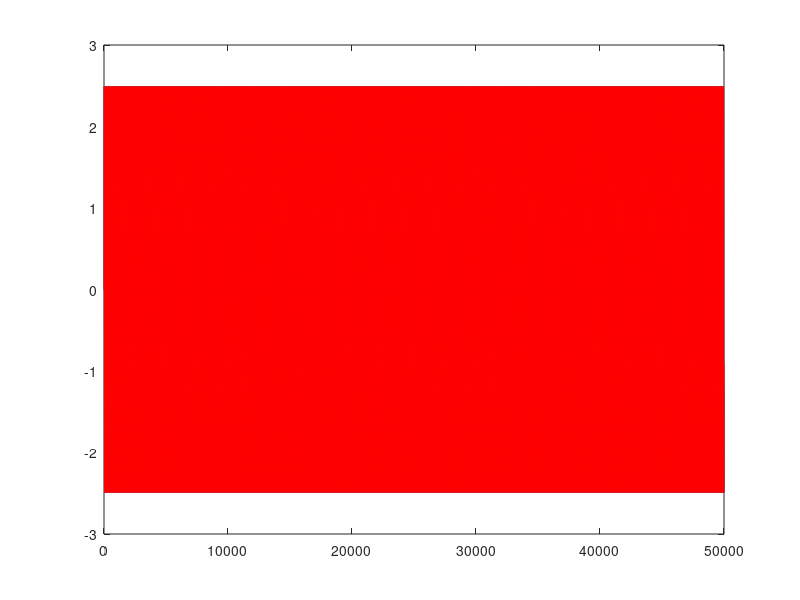

Write MATLAB code to recreate this figure.
clc; clear all; close all;
n = 7;m = 7;
num = [0.01 0.25 0.5 1 0.5 0.25 0.01];
den = [1,zeros(1,7)];

u_ff = zeros(1,n);
y_fb = zeros(1,m);
L = 50000;
u = sin(2*pi*1000*(1:L)/L);
y_v = zeros(1,L);
y = 0;

for i = 1:L
    y = sum(u_ff.*num)-sum(y_fb.*den(2:end));
    u_ff = [u(i), u_ff(1:n-1)];
    y_fb= [y, y_fb(1:m-1)];
    y_v(i) = y;
end

y = filter(num,den,u);
plot(y_v); hold on; plot(y,'r');